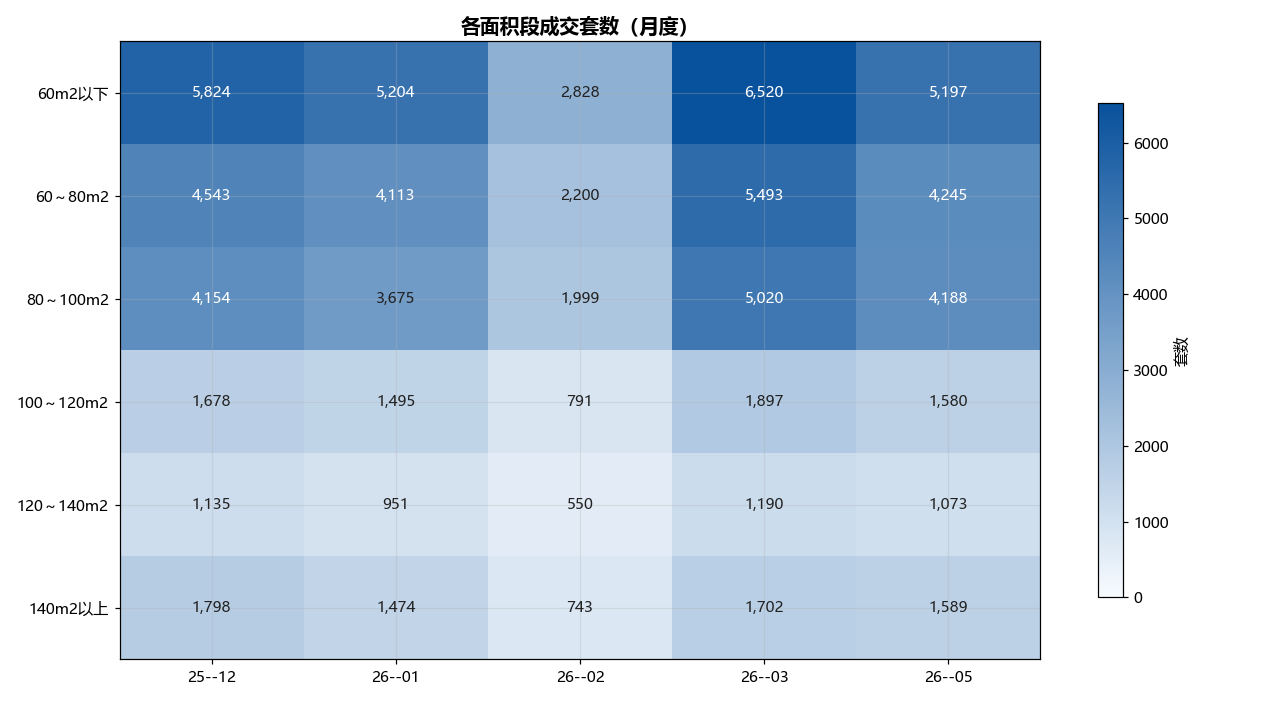
#> input picture report/area_segment_count.png, 1287 x 704 px
$ python pixel_diff.py ../report/area_segment_count.png ../report/area_segment_share.png 1.0
#> lines starting #> are read from the running program, lines starting #| are printed output that depends on the picture
# -*- coding: utf-8 -*-
"""像素 diff（开发计划 T1.4b 验收工具，QA 口径：尺寸相等 + 逐像素均值差 < 容差）。

迁移期对照：旧 plots.py 产 report/xxx.png（基线）vs 新 charts 引擎产出。
均值差超容差不是自动失败——按计划"超差图人工复核并记录"（常见超差原因：
图例措辞改变、刻度稀疏化），复核结论记录在提交信息里。

用法：py -3.14 tests/pixel_diff.py <a.png> <b.png> [容差，默认 8.0]
退出码：0 过 / 1 超容差 / 2 尺寸不一致。
"""
import sys

import numpy as np
from PIL import Image, ImageChops


def main():
    if len(sys.argv) < 3:
        print(__doc__)
        sys.exit(2)
    a = Image.open(sys.argv[1]).convert('RGB')
    b = Image.open(sys.argv[2]).convert('RGB')
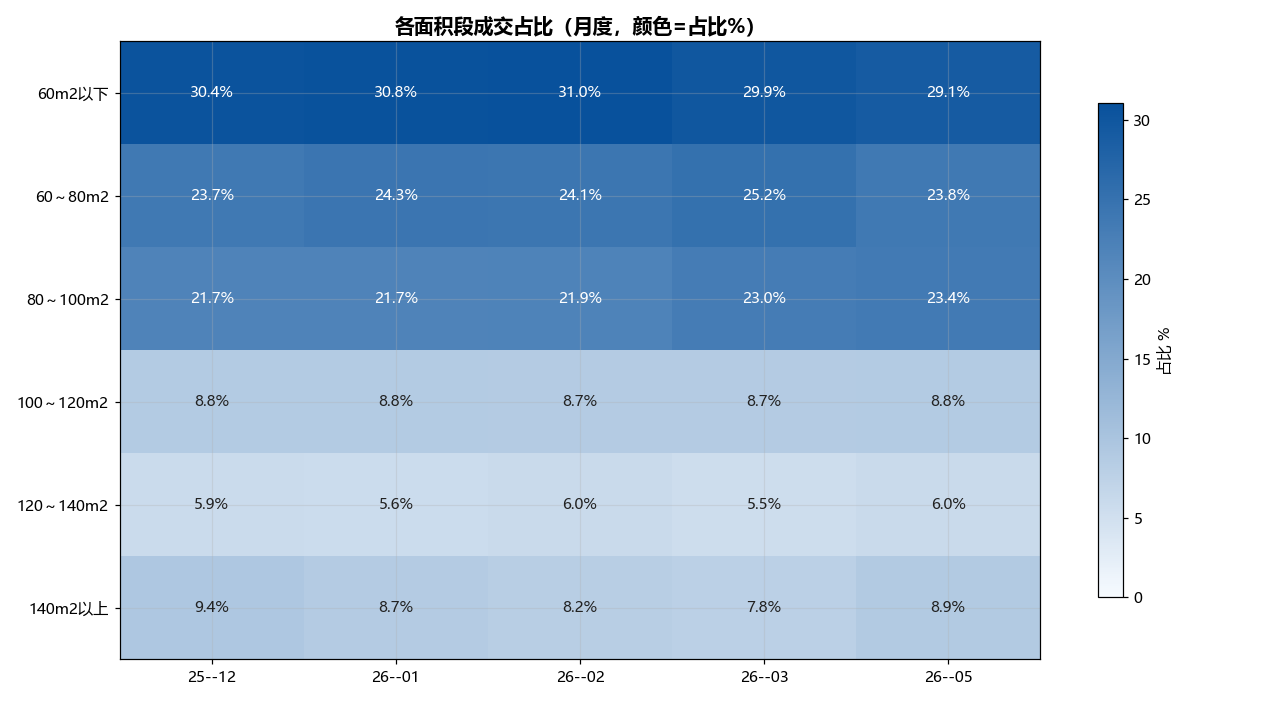
#> input picture report/area_segment_share.png, 1287 x 704 px
    tol = float(sys.argv[3]) if len(sys.argv) > 3 else 8.0
    if a.size != b.size:
        print(f'SIZE MISMATCH: {a.size} vs {b.size}（布局漂移，需人工复核）')
        sys.exit(2)
    diff = np.asarray(ImageChops.difference(a, b), dtype=np.float32)
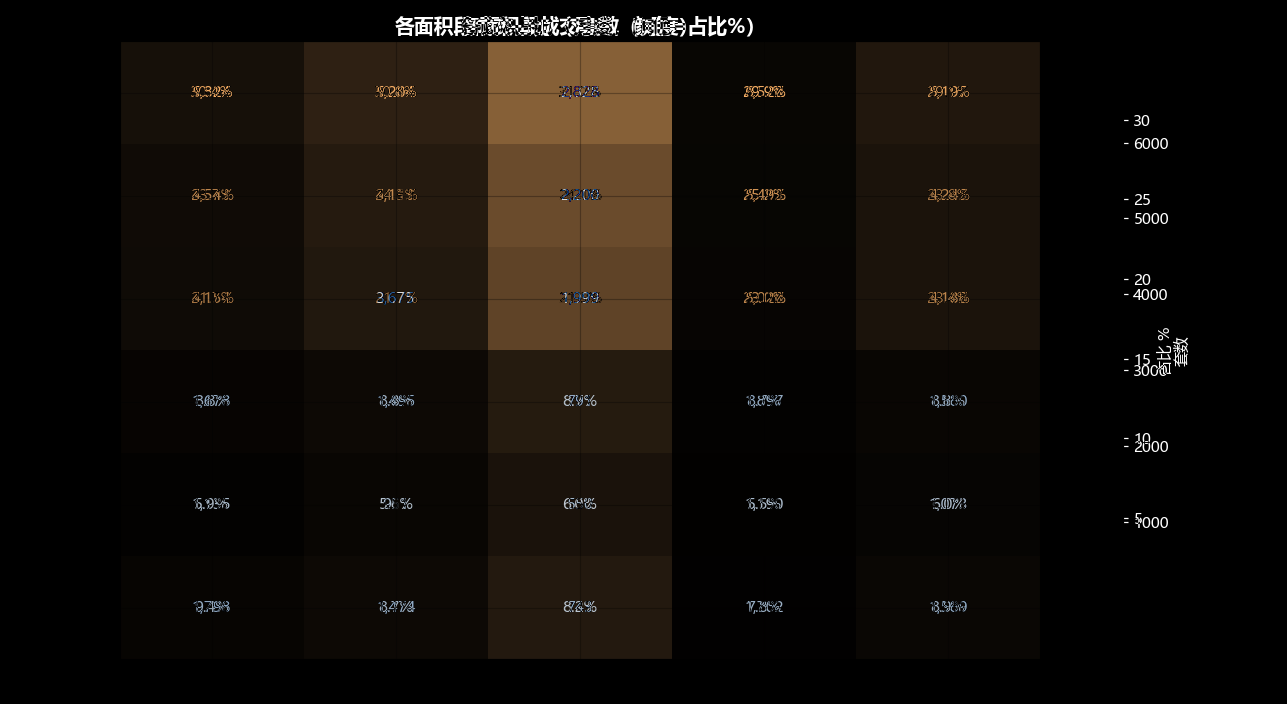
#> diff: shape (704, 1287, 3) float32; mean R, G, B 18.4, 13.6, 8.6
    mean = float(diff.mean())
#> mean = 13.52
    print(f'{sys.argv[1].split(chr(92))[-1].split("/")[-1]}: mean diff = {mean:.2f} '
          f'(tol {tol}) -> {"PASS" if mean < tol else "REVIEW"}')
#| area_segment_count.png: mean diff = 13.52 (tol 1.0) -> REVIEW
#> (the run stopped early here; a loop or call above may not have finished)
